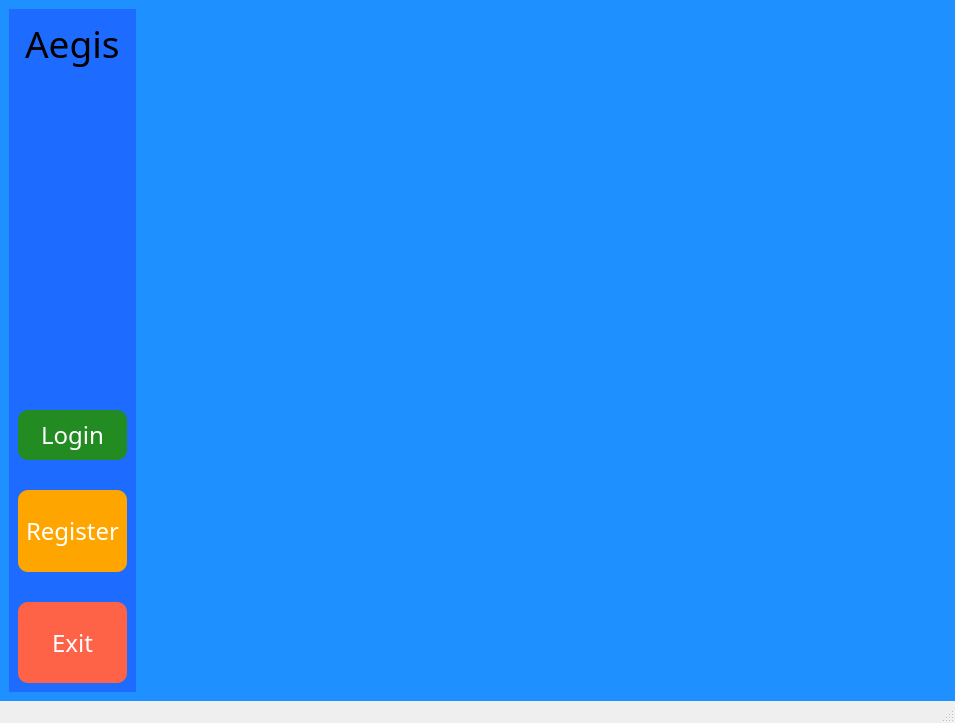
<?xml version="1.0" encoding="UTF-8"?>
<ui version="4.0">
 <class>MainWindow</class>
 <widget class="QMainWindow" name="MainWindow">
  <property name="geometry">
   <rect>
    <x>0</x>
    <y>0</y>
    <width>955</width>
    <height>723</height>
   </rect>
  </property>
  <property name="windowTitle">
   <string>MainWindow</string>
  </property>
  <widget class="QWidget" name="centralwidget">
   <property name="styleSheet">
    <string notr="true">background-color: rgb(30, 144, 255);</string>
   </property>
   <layout class="QVBoxLayout" name="verticalLayout">
    <property name="spacing">
     <number>0</number>
    </property>
    <property name="leftMargin">
     <number>0</number>
    </property>
    <property name="topMargin">
     <number>0</number>
    </property>
    <property name="rightMargin">
     <number>0</number>
    </property>
    <property name="bottomMargin">
     <number>0</number>
    </property>
    <item>
     <widget class="QStackedWidget" name="Window_logic">
      <property name="sizePolicy">
       <sizepolicy hsizetype="Expanding" vsizetype="Expanding">
        <horstretch>0</horstretch>
        <verstretch>0</verstretch>
       </sizepolicy>
      </property>
      <widget class="QWidget" name="MainMenu">
       <layout class="QGridLayout" name="gridLayout_2">
        <item row="0" column="0">
         <widget class="QWidget" name="left_twix" native="true">
          <property name="styleSheet">
           <string notr="true">background-color: rgb(30, 107, 255);
font: &quot;Vineta BT&quot;;</string>
          </property>
          <layout class="QVBoxLayout" name="verticalLayout_2">
           <property name="spacing">
            <number>30</number>
           </property>
           <item alignment="Qt::AlignmentFlag::AlignHCenter|Qt::AlignmentFlag::AlignTop">
            <widget class="QLabel" name="title_label">
             <property name="sizePolicy">
              <sizepolicy hsizetype="Expanding" vsizetype="Expanding">
               <horstretch>0</horstretch>
               <verstretch>0</verstretch>
              </sizepolicy>
             </property>
             <property name="font">
              <font>
               <family>Vineta BT</family>
               <pointsize>28</pointsize>
               <italic>false</italic>
               <bold>false</bold>
              </font>
             </property>
             <property name="text">
              <string>Aegis</string>
             </property>
            </widget>
           </item>
           <item>
            <spacer name="verticalSpacer_10">
             <property name="orientation">
              <enum>Qt::Orientation::Vertical</enum>
             </property>
             <property name="sizeHint" stdset="0">
              <size>
               <width>20</width>
               <height>40</height>
              </size>
             </property>
            </spacer>
           </item>
           <item>
            <widget class="QLabel" name="logo_label">
             <property name="minimumSize">
              <size>
               <width>50</width>
               <height>200</height>
              </size>
             </property>
             <property name="styleSheet">
              <string notr="true">image: url(:/img/Images/Aegis-removebg.png);</string>
             </property>
             <property name="text">
              <string/>
             </property>
            </widget>
           </item>
           <item alignment="Qt::AlignmentFlag::AlignBottom">
            <widget class="QPushButton" name="LoginButton">
             <property name="sizePolicy">
              <sizepolicy hsizetype="Minimum" vsizetype="MinimumExpanding">
               <horstretch>0</horstretch>
               <verstretch>0</verstretch>
              </sizepolicy>
             </property>
             <property name="font">
              <font>
               <family>Vineta BT</family>
               <pointsize>18</pointsize>
               <italic>false</italic>
               <bold>false</bold>
              </font>
             </property>
             <property name="styleSheet">
              <string notr="true">/* Login Button (Forest Green) */
QPushButton#LoginButton {
    background-color: #228b22; /* Forest Green */
    color: white; /* Keep text white */
    border-radius: 10px;
    padding: 8px;
}

QPushButton#LoginButton:hover {
    background-color: #1c741c; /* Slightly darker shade on hover */
}

QPushButton#LoginButton:pressed {
    background-color: #135813; /* Deep green when pressed */
}</string>
             </property>
             <property name="text">
              <string>Login</string>
             </property>
            </widget>
           </item>
           <item>
            <widget class="QPushButton" name="RegisterButton">
             <property name="sizePolicy">
              <sizepolicy hsizetype="Minimum" vsizetype="MinimumExpanding">
               <horstretch>0</horstretch>
               <verstretch>0</verstretch>
              </sizepolicy>
             </property>
             <property name="font">
              <font>
               <family>Vineta BT</family>
               <pointsize>18</pointsize>
               <italic>false</italic>
               <bold>false</bold>
              </font>
             </property>
             <property name="styleSheet">
              <string notr="true">/* Register Button (Orange) */
QPushButton#RegisterButton {
    background-color: #ffa500; /* Orange */
    color: white;
    border-radius: 10px;
    padding: 8px;
}

QPushButton#RegisterButton:hover {
    background-color: #e69500; /* Darker orange */
}

QPushButton#RegisterButton:pressed {
    background-color: #cc8400; /* Pressed effect */
}
</string>
             </property>
             <property name="text">
              <string>Register</string>
             </property>
            </widget>
           </item>
           <item>
            <widget class="QPushButton" name="ExitButton">
             <property name="sizePolicy">
              <sizepolicy hsizetype="Minimum" vsizetype="MinimumExpanding">
               <horstretch>0</horstretch>
               <verstretch>0</verstretch>
              </sizepolicy>
             </property>
             <property name="font">
              <font>
               <family>Vineta BT</family>
               <pointsize>18</pointsize>
               <italic>false</italic>
               <bold>false</bold>
              </font>
             </property>
             <property name="styleSheet">
              <string notr="true">QPushButton {
    background-color: #ff6347; /* Default button color (Tomato) */
    color: white; /* Keep the text white */
    border-radius: 10px; /* Smooth edges */
    padding: 8px;
}

QPushButton:hover {
    background-color: #cc523b; /* Slightly darker shade on hover */
}

QPushButton:pressed {
    background-color: #a83e29; /* Even darker when pressed */
}</string>
             </property>
             <property name="text">
              <string>Exit</string>
             </property>
            </widget>
           </item>
          </layout>
         </widget>
        </item>
        <item row="0" column="1">
         <widget class="QStackedWidget" name="right_twix">
          <property name="font">
           <font>
            <family>Vineta BT</family>
            <italic>false</italic>
            <bold>false</bold>
           </font>
          </property>
          <property name="styleSheet">
           <string notr="true">font: &quot;Verdana&quot;;</string>
          </property>
          <property name="currentIndex">
           <number>1</number>
          </property>
          <widget class="QWidget" name="login_page">
           <property name="styleSheet">
            <string notr="true">/* Login Button (Forest Green) */
QPushButton#LoginButton_2 {
    background-color: #228b22; /* Forest Green */
    color: white; /* Keep text white */
    border-radius: 10px;
    padding: 8px;
}

QPushButton#LoginButton_2:hover {
    background-color: #1c741c; /* Slightly darker shade on hover */
}

QPushButton#LoginButton_2:pressed {
    background-color: #135813; /* Deep green when pressed */
}</string>
           </property>
           <layout class="QHBoxLayout" name="horizontalLayout_2">
            <item>
             <layout class="QVBoxLayout" name="verticalLayout_3">
              <item>
               <spacer name="verticalSpacer_9">
                <property name="orientation">
                 <enum>Qt::Orientation::Vertical</enum>
                </property>
                <property name="sizeHint" stdset="0">
                 <size>
                  <width>20</width>
                  <height>40</height>
                 </size>
                </property>
               </spacer>
              </item>
              <item alignment="Qt::AlignmentFlag::AlignHCenter">
               <widget class="QLabel" name="user_label">
                <property name="font">
                 <font>
                  <family>Vineta BT</family>
                  <pointsize>18</pointsize>
                  <italic>false</italic>
                  <bold>false</bold>
                 </font>
                </property>
                <property name="text">
                 <string>Username/Email</string>
                </property>
               </widget>
              </item>
              <item>
               <widget class="QLineEdit" name="user_lineEdit">
                <property name="sizePolicy">
                 <sizepolicy hsizetype="Expanding" vsizetype="MinimumExpanding">
                  <horstretch>0</horstretch>
                  <verstretch>0</verstretch>
                 </sizepolicy>
                </property>
                <property name="font">
                 <font>
                  <family>Vineta BT</family>
                  <pointsize>22</pointsize>
                  <italic>false</italic>
                  <bold>false</bold>
                 </font>
                </property>
               </widget>
              </item>
              <item>
               <spacer name="verticalSpacer_6">
                <property name="orientation">
                 <enum>Qt::Orientation::Vertical</enum>
                </property>
                <property name="sizeHint" stdset="0">
                 <size>
                  <width>20</width>
                  <height>40</height>
                 </size>
                </property>
               </spacer>
              </item>
              <item alignment="Qt::AlignmentFlag::AlignHCenter">
               <widget class="QLabel" name="password_label">
                <property name="font">
                 <font>
                  <family>Vineta BT</family>
                  <pointsize>18</pointsize>
                  <italic>false</italic>
                  <bold>false</bold>
                 </font>
                </property>
                <property name="text">
                 <string>Password</string>
                </property>
               </widget>
              </item>
              <item>
               <widget class="QLineEdit" name="password_lineEdit">
                <property name="sizePolicy">
                 <sizepolicy hsizetype="Expanding" vsizetype="MinimumExpanding">
                  <horstretch>0</horstretch>
                  <verstretch>0</verstretch>
                 </sizepolicy>
                </property>
                <property name="font">
                 <font>
                  <family>Vineta BT</family>
                  <pointsize>20</pointsize>
                  <italic>false</italic>
                  <bold>false</bold>
                 </font>
                </property>
                <property name="echoMode">
                 <enum>QLineEdit::EchoMode::Password</enum>
                </property>
               </widget>
              </item>
              <item>
               <widget class="QRadioButton" name="PasswordButton">
                <property name="sizePolicy">
                 <sizepolicy hsizetype="MinimumExpanding" vsizetype="MinimumExpanding">
                  <horstretch>0</horstretch>
                  <verstretch>0</verstretch>
                 </sizepolicy>
                </property>
                <property name="font">
                 <font>
                  <family>Vineta BT</family>
                  <pointsize>16</pointsize>
                  <italic>false</italic>
                  <bold>false</bold>
                 </font>
                </property>
                <property name="text">
                 <string>See Password</string>
                </property>
               </widget>
              </item>
              <item>
               <spacer name="verticalSpacer_7">
                <property name="orientation">
                 <enum>Qt::Orientation::Vertical</enum>
                </property>
                <property name="sizeHint" stdset="0">
                 <size>
                  <width>20</width>
                  <height>40</height>
                 </size>
                </property>
               </spacer>
              </item>
              <item>
               <widget class="QPushButton" name="LoginButton_2">
                <property name="sizePolicy">
                 <sizepolicy hsizetype="MinimumExpanding" vsizetype="MinimumExpanding">
                  <horstretch>0</horstretch>
                  <verstretch>0</verstretch>
                 </sizepolicy>
                </property>
                <property name="font">
                 <font>
                  <family>Vineta BT</family>
                  <pointsize>18</pointsize>
                  <italic>false</italic>
                  <bold>false</bold>
                 </font>
                </property>
                <property name="styleSheet">
                 <string notr="true">/* Login Button (Green) */
QPushButton#LoginButton {
    background-color: #32cd32; /* Lime Green */
    color: white;
    border-radius: 10px;
    padding: 8px;
}

QPushButton#LoginButton:hover {
    background-color: #2ca02c; /* Darker green on hover */
}

QPushButton#LoginButton:pressed {
    background-color: #228b22; /* Even darker when pressed */
}
</string>
                </property>
                <property name="text">
                 <string>Login</string>
                </property>
               </widget>
              </item>
              <item>
               <spacer name="verticalSpacer_8">
                <property name="orientation">
                 <enum>Qt::Orientation::Vertical</enum>
                </property>
                <property name="sizeHint" stdset="0">
                 <size>
                  <width>20</width>
                  <height>40</height>
                 </size>
                </property>
               </spacer>
              </item>
             </layout>
            </item>
           </layout>
          </widget>
          <widget class="QWidget" name="register_page"/>
          <widget class="QWidget" name="exit_page">
           <property name="sizePolicy">
            <sizepolicy hsizetype="Expanding" vsizetype="Expanding">
             <horstretch>0</horstretch>
             <verstretch>0</verstretch>
            </sizepolicy>
           </property>
           <property name="styleSheet">
            <string notr="true">QPushButton#yesButton {
    background-color: #228b22; /* Forest Green */
    color: white; /* Text remains white */
    border-radius: 10px;
    padding: 8px;
}

QPushButton#yesButton:hover {
    background-color: #1c741c; /* Slightly darker green */
}

QPushButton#yesButton:pressed {
    background-color: #135813; /* Deep green when pressed */
}
QPushButton#noButton {
    background-color: #dc143c; /* Crimson Red */
    color: white; /* Keep text white */
    border-radius: 10px;;
    padding: 8px;
}

QPushButton#noButton:hover {
    background-color: #b01130; /* Slightly darker red */
}

QPushButton#noButton:pressed {
    background-color: #8a0e26; /* Deep red when pressed */
}</string>
           </property>
           <layout class="QHBoxLayout" name="horizontalLayout">
            <item>
             <layout class="QGridLayout" name="gridLayout">
              <item row="2" column="2">
               <spacer name="horizontalSpacer">
                <property name="orientation">
                 <enum>Qt::Orientation::Horizontal</enum>
                </property>
                <property name="sizeHint" stdset="0">
                 <size>
                  <width>40</width>
                  <height>20</height>
                 </size>
                </property>
               </spacer>
              </item>
              <item row="1" column="1">
               <spacer name="verticalSpacer_2">
                <property name="orientation">
                 <enum>Qt::Orientation::Vertical</enum>
                </property>
                <property name="sizeHint" stdset="0">
                 <size>
                  <width>20</width>
                  <height>40</height>
                 </size>
                </property>
               </spacer>
              </item>
              <item row="0" column="1" colspan="3" alignment="Qt::AlignmentFlag::AlignHCenter|Qt::AlignmentFlag::AlignTop">
               <widget class="QLabel" name="question_label">
                <property name="font">
                 <font>
                  <family>Vineta BT</family>
                  <pointsize>24</pointsize>
                  <italic>false</italic>
                  <bold>false</bold>
                 </font>
                </property>
                <property name="text">
                 <string>Are you sure ?</string>
                </property>
               </widget>
              </item>
              <item row="3" column="3">
               <spacer name="verticalSpacer_5">
                <property name="orientation">
                 <enum>Qt::Orientation::Vertical</enum>
                </property>
                <property name="sizeHint" stdset="0">
                 <size>
                  <width>20</width>
                  <height>40</height>
                 </size>
                </property>
               </spacer>
              </item>
              <item row="1" column="3">
               <spacer name="verticalSpacer_3">
                <property name="orientation">
                 <enum>Qt::Orientation::Vertical</enum>
                </property>
                <property name="sizeHint" stdset="0">
                 <size>
                  <width>20</width>
                  <height>40</height>
                 </size>
                </property>
               </spacer>
              </item>
              <item row="2" column="3" alignment="Qt::AlignmentFlag::AlignVCenter">
               <widget class="QPushButton" name="noButton">
                <property name="font">
                 <font>
                  <family>Vineta BT</family>
                  <pointsize>48</pointsize>
                  <italic>false</italic>
                  <bold>false</bold>
                 </font>
                </property>
                <property name="text">
                 <string>No</string>
                </property>
               </widget>
              </item>
              <item row="2" column="1">
               <widget class="QPushButton" name="yesButton">
                <property name="font">
                 <font>
                  <family>Vineta BT</family>
                  <pointsize>14</pointsize>
                  <italic>false</italic>
                  <bold>false</bold>
                 </font>
                </property>
                <property name="styleSheet">
                 <string notr="true"/>
                </property>
                <property name="text">
                 <string>Yes</string>
                </property>
               </widget>
              </item>
              <item row="3" column="1">
               <spacer name="verticalSpacer_4">
                <property name="orientation">
                 <enum>Qt::Orientation::Vertical</enum>
                </property>
                <property name="sizeHint" stdset="0">
                 <size>
                  <width>20</width>
                  <height>40</height>
                 </size>
                </property>
               </spacer>
              </item>
              <item row="2" column="0">
               <spacer name="horizontalSpacer_2">
                <property name="orientation">
                 <enum>Qt::Orientation::Horizontal</enum>
                </property>
                <property name="sizeHint" stdset="0">
                 <size>
                  <width>40</width>
                  <height>20</height>
                 </size>
                </property>
               </spacer>
              </item>
              <item row="2" column="4">
               <spacer name="horizontalSpacer_3">
                <property name="orientation">
                 <enum>Qt::Orientation::Horizontal</enum>
                </property>
                <property name="sizeHint" stdset="0">
                 <size>
                  <width>40</width>
                  <height>20</height>
                 </size>
                </property>
               </spacer>
              </item>
             </layout>
            </item>
           </layout>
          </widget>
          <widget class="QWidget" name="idle_page"/>
         </widget>
        </item>
       </layout>
      </widget>
      <widget class="QWidget" name="App">
       <widget class="QPushButton" name="uploadButton">
        <property name="geometry">
         <rect>
          <x>380</x>
          <y>310</y>
          <width>191</width>
          <height>54</height>
         </rect>
        </property>
        <property name="font">
         <font>
          <family>Vineta BT</family>
          <pointsize>20</pointsize>
         </font>
        </property>
        <property name="text">
         <string>Upload</string>
        </property>
       </widget>
      </widget>
     </widget>
    </item>
   </layout>
  </widget>
  <widget class="QMenuBar" name="menubar">
   <property name="geometry">
    <rect>
     <x>0</x>
     <y>0</y>
     <width>955</width>
     <height>25</height>
    </rect>
   </property>
  </widget>
  <widget class="QStatusBar" name="statusbar"/>
 </widget>
 <resources/>
 <connections/>
</ui>
